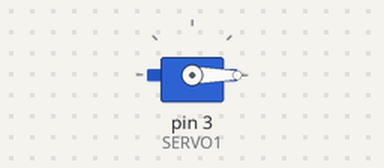
A sketch run on a simulated Arduino Uno, built with avr-gcc and run on an emulated ATmega328P. On the bench: servo.

Above: at 0.05 s.
Timing chart, 0 to 4.6 s (numbered marks = the images above):
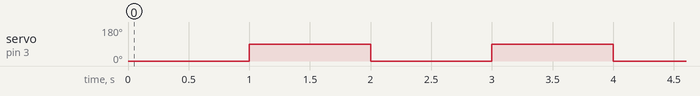

The sketch:

infrarrojo.ino
```cpp
#include <Servo.h> // DECLARO LA LIBRERIA
Servo SERVO1; //IDENTIFICO LOS SERVOS


void setup() {


SERVO1.attach(3,600,1500);
}
void loop() {

  SERVO1.write(0);
  delay(1000);
  SERVO1.write(90);
  delay(1000);


}
```

Measured:
- by itself, servo on pin 3 (SERVO1): alternates 90° for 1.0 s and 0° for 1.0 s
